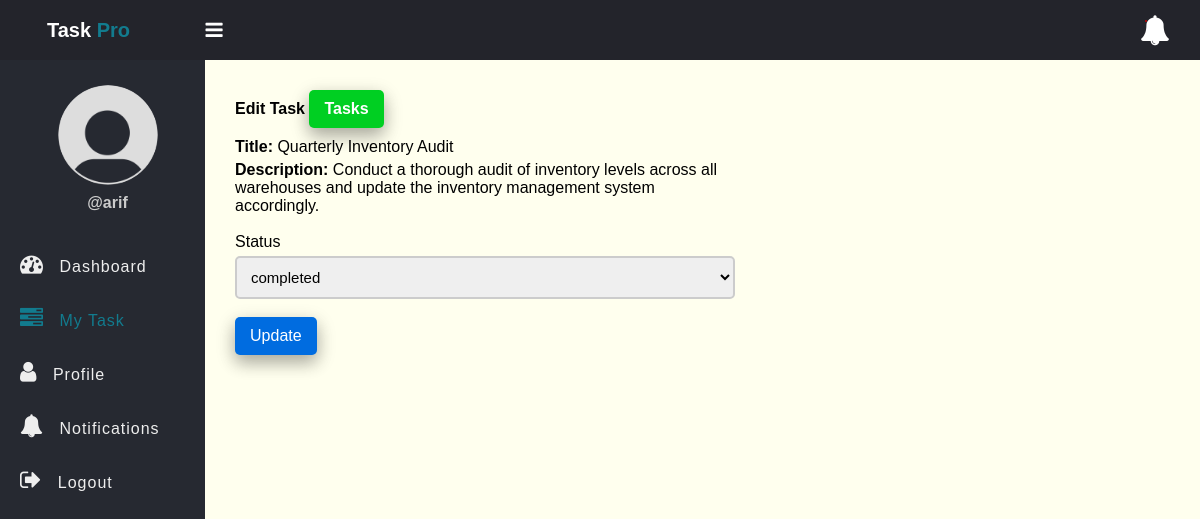
The page /edit-task-employee.php?id=1 (signed in) on the database its author committed.
### tables this page shows
CREATE TABLE `tasks` (
  `id` int(11) NOT NULL,
  `title` varchar(100) NOT NULL,
  `description` text DEFAULT NULL,
  `assigned_to` int(11) DEFAULT NULL,
  `due_date` date DEFAULT NULL,
  `status` enum('pending','in_progress','completed') DEFAULT 'pending',
  `created_at` timestamp NOT NULL DEFAULT current_timestamp()
);

### app/Model/Task.php (called while the page is built, shortened)
<?php
function get_task_by_id($conn, $id){
	$sql = "SELECT * FROM tasks WHERE id =? ";
	$stmt = $conn->prepare($sql);
	$stmt->execute([$id]);
	if($stmt->rowCount() > 0){
		$task = $stmt->fetch();
	}else $task = 0;
	return $task;
}

### edit-task-employee.php (the view, shortened to what this page needs)
<?php
if (isset($_SESSION['role']) && isset($_SESSION['id']) && $_SESSION['role'] == "employee") {
    include "DB_connection.php";
    include "app/Model/Task.php";
    include "app/Model/User.php";
    $id = $_GET['id'];
    $task = get_task_by_id($conn, $id);
 ?>
<!DOCTYPE html>
<html>
<head>
	<link rel="stylesheet" href="https://stackpath.bootstrapcdn.com/font-awesome/4.7.0/css/font-awesome.min.css">
	<link rel="stylesheet" href="css/style.css">
</head>
<body>
	<?php include "inc/header.php" ?>
	<div class="body">
		<?php include "inc/nav.php" ?>
		<section class="section-1">
			<h4 class="title">Edit Task <a href="my_task.php">Tasks</a></h4>
			<form class="form-1"
			      method="POST"
			      action="app/update-task-employee.php">
				<div class="input-holder">
					<p><b>Title: </b><?=$task['title']?></p>
				</div>
				<div class="input-holder">
					<p><b>Description: </b><?=$task['description']?></p>
				</div><br>
            <div class="input-holder">
					<lable>Status</lable>
					<select name="status" class="input-1">
						<option <?php if( $task['status'] == "completed") echo"selected"; ?>>completed</option>
					</select><br>
				</div>
				<button class="edit-btn">Update</button>
			</form>
		</section>
	</div>
</body>
</html>
<?php }else{
   $em = "First login";
   header("Location: login.php?error=$em");
   exit();
}
 ?>

### css/style.css (style rules this page uses)
* { padding: 0; margin: 0; box-sizing: border-box; font-family: arial, sans-serif; }
.body { display: flex; }
.section-1 { padding: 30px; }
.section-1 .title { margin-bottom: 10px; }
.section-1 .title a { text-decoration: none; display: inline-block; padding-left: 10px; border: none; background: #00CF22; padding: 10px 15px; color: #fff; font-size: 16px; border-radius: 5px; cursor: pointer; outline: none; transition: background 1s; box-shadow: 0 8px 16px 0 rgba(0,0,0,0.2), 0 6px 20px 0 rgba(0,0,0,0.19); }
.section-1 { width: 100%; background: #ffe; }
.edit-btn { text-decoration: none; display: inline-block; padding-left: 10px; border: none; background: #006CE0; padding: 10px 15px; color: #fff; font-size: 16px; border-radius: 5px; cursor: pointer; outline: none; transition: background 1s; box-shadow: 0 8px 16px 0 rgba(0,0,0,0.2), 0 6px 20px 0 rgba(0,0,0,0.19); }
.form-1 { width: 90%; max-width: 500px; }
.input-holder lable { display: block; margin-bottom: 5px; }
.input-1 { border: 2px solid #ccc; width: 100%; padding: 10px; font-size: 15px; outline: none; border-radius: 5px; display: block; }

### rows shown on the page
tasks: title "Quarterly Inventory Audit", description "Conduct a thorough audit of inventory levels across all warehouses and update the inventory management system accordingly.", status "completed"

### other values the page prints
$_SESSION['username'] "arif"
